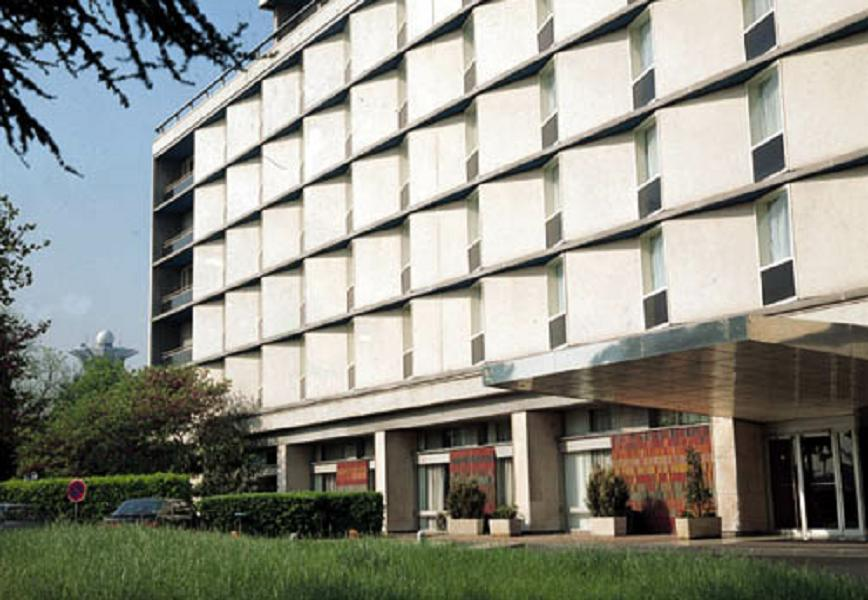
#> input picture T2 Xianhan Li/building.jpg, 868 x 600 px
$ python T2_task1_a.py
#> lines starting #> are read from the running program, lines starting #| are printed output that depends on the picture
import numpy as np
import cv2 as cv

image = cv.imread('building.jpg', 0)
#> image: shape (600, 868); min 0, max 255, mean 142.3
cv.imshow("demo", image)

# Gaussian filter (5*5, σ = 1.4)
k = 5 // 2
gaussian = np.zeros([5, 5])
for i in range(5):
    for j in range(5):
        gaussian[i, j] = np.exp(-((i - k) ** 2 + (j - k) ** 2) / (2 * 1.4 ** 2))
gaussian /= 2 * np.pi * 1.4 ** 2
# Batch Normalization
gaussian = gaussian / np.sum(gaussian)
# Use Gaussian Filter
W, H = image.shape
#> W = 600; H = 868
gaussian_image = np.zeros([W - k * 2, H - k * 2])
for i in range(W - 2 * k):
    for j in range(H - 2 * k):
        # convolution operation
        gaussian_image[i, j] = np.sum(image[i:i + 5, j:j + 5] * gaussian)
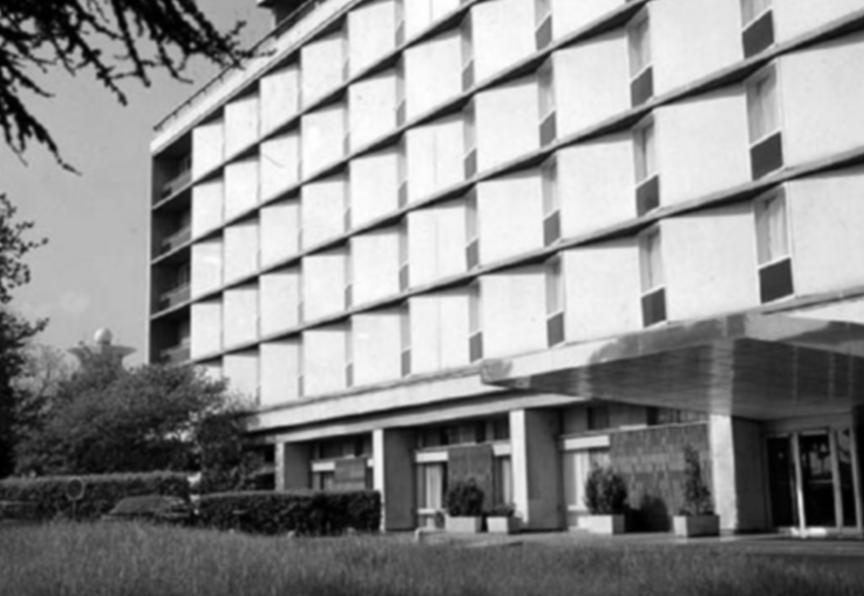
#> gaussian_image: shape (596, 864) float64; min 0, max 254.9, mean 142.8
gaussian_image = np.uint8(gaussian_image)
cv.imshow("Smooth", gaussian_image)

# Use Sobel to compute gradients and direction
W_0, H_0 = gaussian_image.shape
#> W_0 = 596; H_0 = 864
Gx = np.array([[-1, 0, 1], [-2, 0, 2], [-1, 0, 1]])
Gy = np.array([[-1, -2, -1], [0, 0, 0], [1, 2, 1]])
gradients = np.zeros([W_0 - 2, H_0 - 2])
directions = np.zeros([W_0 - 2, H_0 - 2])
for i in range(W_0 - 2):
    for j in range(H_0 - 2):
        dx = np.sum(gaussian_image[i:i + 3, j:j + 3] * Gx)
        dy = np.sum(gaussian_image[i:i + 3, j:j + 3] * Gy)
        gradients[i, j] = np.sqrt(dx ** 2 + dy ** 2)
        if dx == 0:
            directions[i, j] = np.pi / 2
        else:
            directions[i, j] = np.arctan(dy / dx)
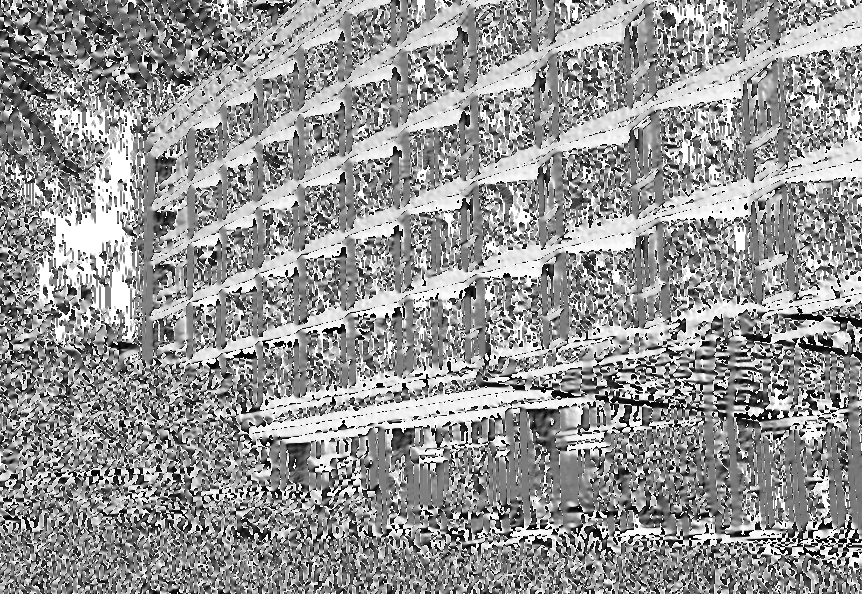
#> directions: shape (594, 862) float64; min -1.57, max 1.57, mean 0.263; drawn with min black and max white
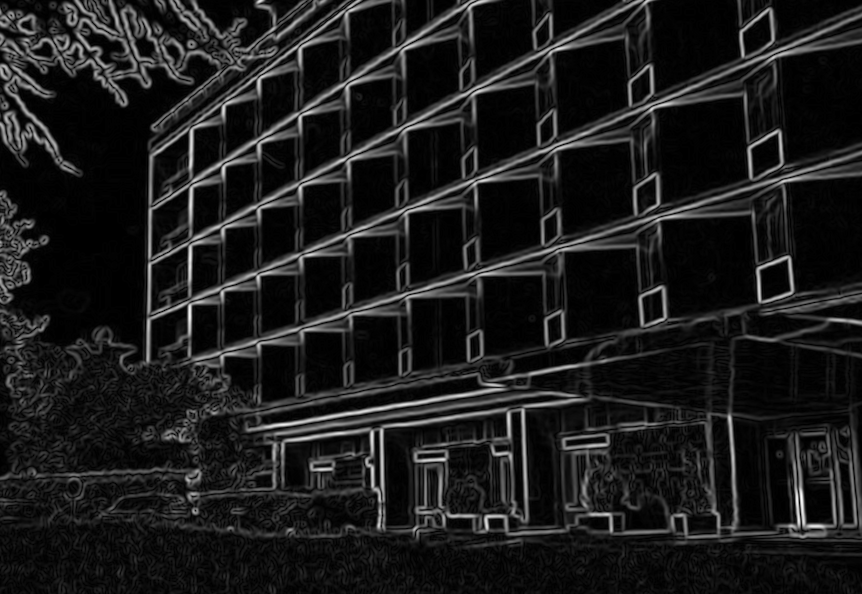
#> gradients: shape (594, 862) float64; min 0, max 497.9, mean 55.6; drawn with min black and max white
gradients = np.uint8(gradients)

# Non-Maximum Suppression
W_1, H_1 = gradients.shape
#> W_1 = 594; H_1 = 862
nms = np.copy(gradients[1:-1, 1:-1])
for i in range(1, W_1 - 1):
    for j in range(1, H_1 - 1):
        theta = directions[i, j]
        weight = np.tan(theta)
        if theta > np.pi / 4:
            d1 = [0, 1]
            d2 = [1, 1]
            weight = 1 / weight
        elif theta >= 0:
            d1 = [1, 0]
            d2 = [1, 1]
        elif theta >= - np.pi / 4:
            d1 = [1, 0]
            d2 = [1, -1]
            weight *= -1
        else:
            d1 = [0, -1]
            d2 = [1, -1]
            weight = -1 / weight
        g1 = gradients[i + d1[0], j + d1[1]]
        g2 = gradients[i + d2[0], j + d2[1]]
        g3 = gradients[i - d1[0], j - d1[1]]
        g4 = gradients[i - d2[0], j - d2[1]]
        grade_count1 = g1 * weight + g2 * (1 - weight)
        grade_count2 = g3 * weight + g4 * (1 - weight)
        if grade_count1 > gradients[i, j] or grade_count2 > gradients[i, j]:
            nms[i - 1, j - 1] = 0

# Double Threshold
visited = np.zeros_like(nms)
output_image = nms.copy()
W_2, H_2 = output_image.shape
#> W_2 = 592; H_2 = 860
def dfs(i, j):
    if i >= W_2 or i < 0 or j >= H_2 or j < 0 or visited[i, j] == 1:
        return
    visited[i, j] = 1
    if output_image[i, j] > 50:
        output_image[i, j] = 255
        dfs(i - 1, j - 1)
        dfs(i - 1, j)
        dfs(i - 1, j + 1)
        dfs(i, j - 1)
        dfs(i, j + 1)
        dfs(i + 1, j - 1)
        dfs(i + 1, j)
        dfs(i + 1, j + 1)
    else:
        output_image[i, j] = 0
for w in range(W_2):
    for h in range(H_2):
        if visited[w, h] == 1:
            continue
        if output_image[w, h] >= 100:
            dfs(w, h)
        elif output_image[w, h] <= 50:
            output_image[w, h] = 0
            visited[w, h] = 1
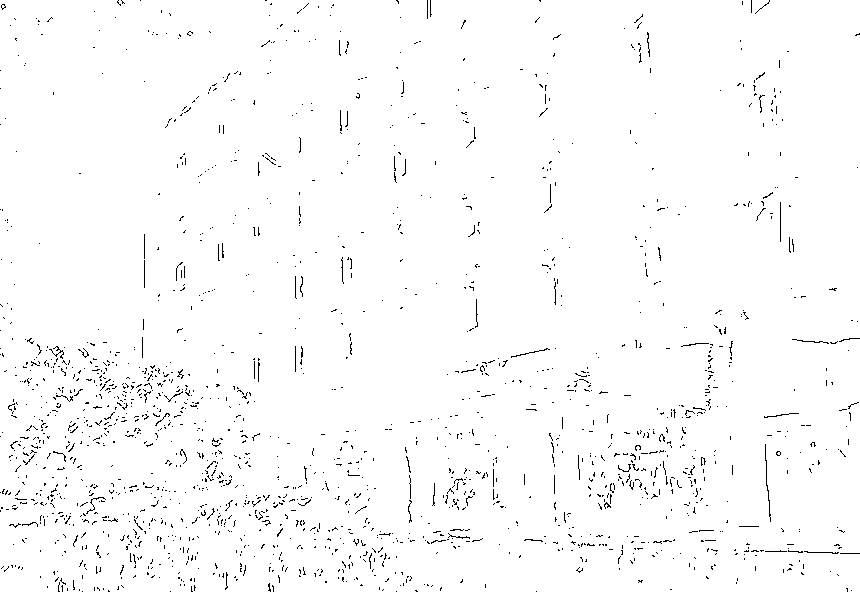
#> visited: shape (592, 860); values 0 (black) and 1 (white), 98.2% white; black in thin lines or dots
for w in range(W_2):
    for h in range(H_2):
        if visited[w, h] == 0:
            output_image[w, h] = 0
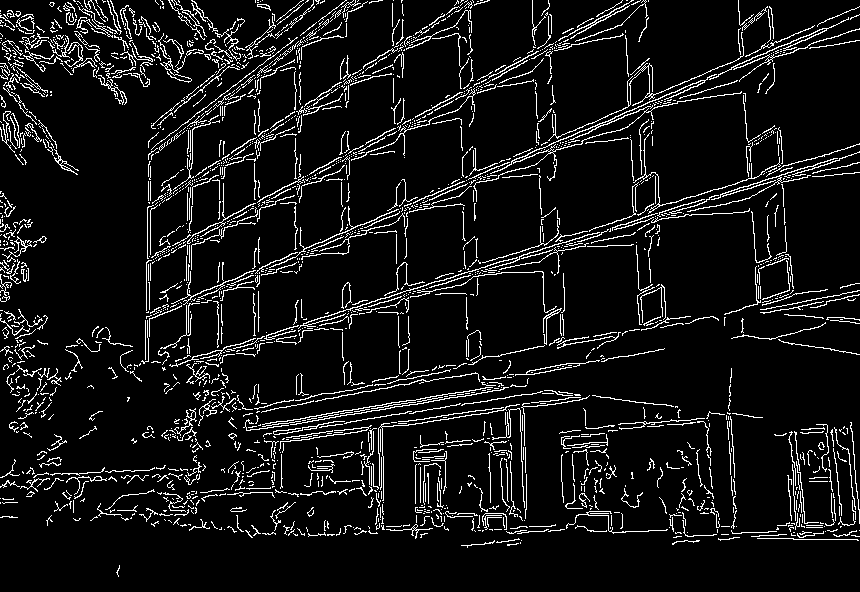
#> output_image: shape (592, 860); 8.2% white in thin lines or dots
cv.imshow("outputImage", output_image)

# Harris Corner Detector
window_size=3
k=0.04
threshold=0.1
dx = cv.Sobel(output_image, cv.CV_64F, 1, 0, ksize=3)
dy = cv.Sobel(output_image, cv.CV_64F, 0, 1, ksize=3)
Ixx = dx * dx
Iyy = dy * dy
Ixy = dx * dy
Sxx = cv.GaussianBlur(Ixx, (window_size, window_size), 0)
Syy = cv.GaussianBlur(Iyy, (window_size, window_size), 0)
Sxy = cv.GaussianBlur(Ixy, (window_size, window_size), 0)
det_M = Sxx * Syy - Sxy * Sxy
trace_M = Sxx + Syy
R = det_M - k * trace_M * trace_M
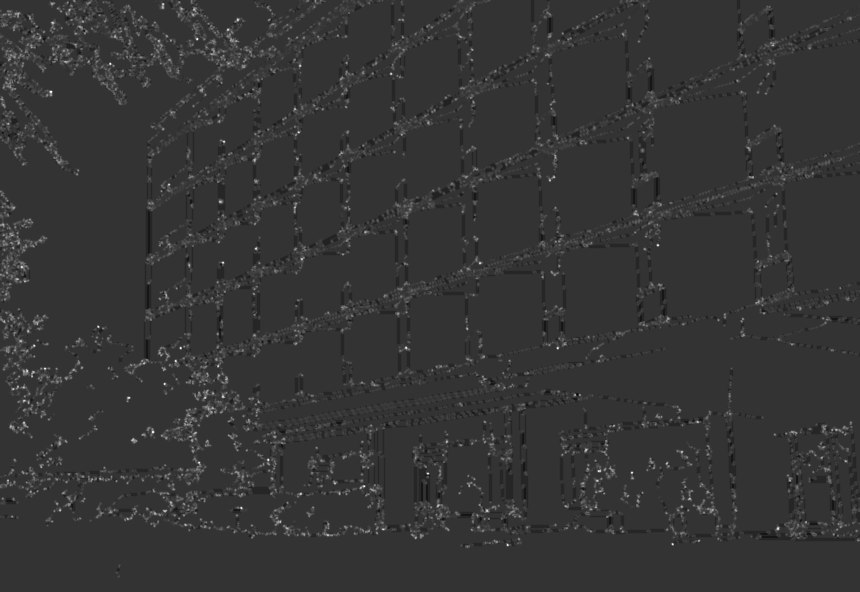
#> R: shape (592, 860) float64; min -4.33e+10, max 1.7e+11, mean 1.98e+09; drawn with min black and max white
corner_points = np.zeros_like(R)
corner_points[R > threshold * R.max()] = 1
image_with_corners = cv.cvtColor(output_image, cv.COLOR_GRAY2BGR)
#> image_with_corners: shape (592, 860, 3); 8.2% white in thin lines or dots
image_with_corners[corner_points == 1] = [0, 0, 255]
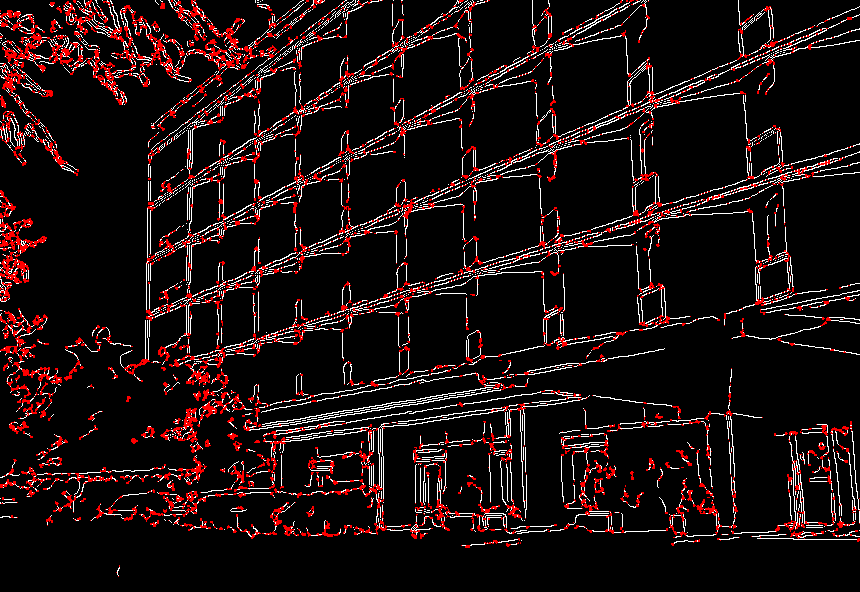
#> image_with_corners: shape (592, 860, 3); mean B, G, R 14.6, 14.6, 28

cv.imshow("Harris Corner Detection", image_with_corners)
cv.waitKey(0)
